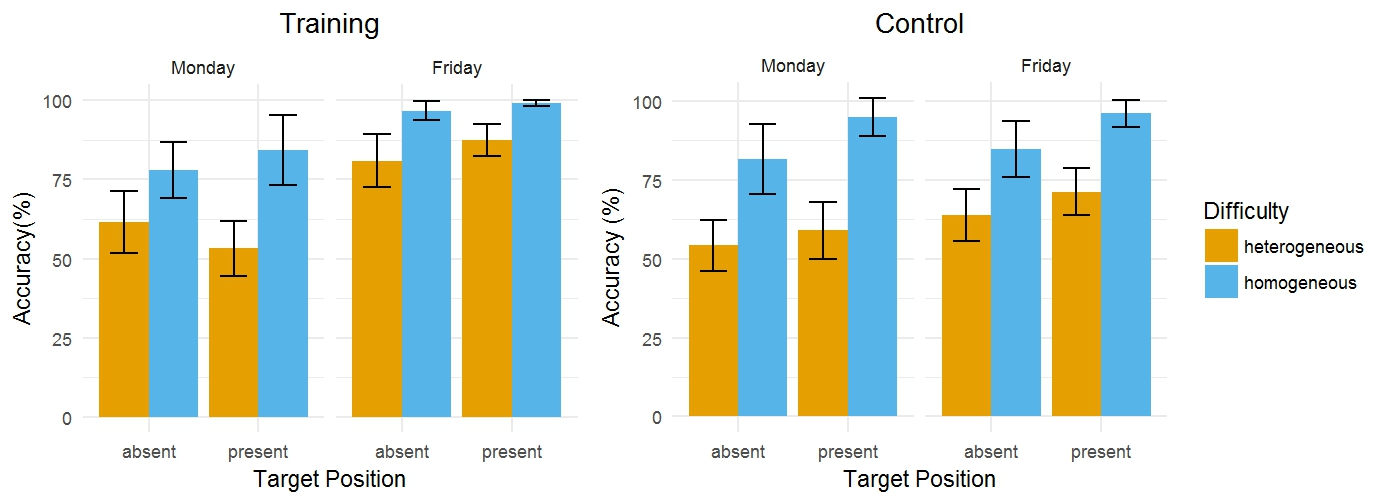

This figure's R source:
library(lme4)
library(ggplot2)
library(scales)
library(dplyr)
library(boot)
library(gridExtra)
library(Hmisc)

cbPalette <- c("#E69F00", "#56B4E9","#B5CB8B")
get_legend<-function(myggplot){
  tmp <- ggplot_gtable(ggplot_build(myggplot))
  leg <- which(sapply(tmp$grobs, function(x) x$name) == "guide-box")
  legend <- tmp$grobs[[leg]]
  return(legend)
}

setwd("C:/Users/r02al13/Documents/GitHub/HemianopiaTraining")

# read in acc data:
print("Processing Acc data")
dat <- read.csv("data/accuracyPeripheralVision.txt", sep="\t")
print("Processing Acc data")
dat <- read.csv("AccuracyControl.txt", sep="\t")
names(dat) = c("subj","session", "trialNum","Difficulty", "targPresent", "targSide","response", "acc")
dat$targPresent = as.factor(dat$targPresent)
levels(dat$targPresent) = c("absent", "present")
dat$subj = as.factor(dat$subj)
dat$session = as.factor(dat$session)
dat$Difficulty= as.factor(dat$Difficulty)
levels(dat$Difficulty) = c("heterogeneous", "homogeneous")
dat$session= as.factor(dat$session)
levels(dat$session) = c("Monday", "Friday")
dat$subj = factor(dat$subj)
# save!!!
saveRDS(dat,file="AccData200ms.Rda")
#saveRDS(dat,file="../data/AccData200ms.Rda")
accdat  = (dat
	%>% group_by(subj, Difficulty, targPresent, session)
	%>% summarise(
		accuracy = mean(acc),
		nTrials = length(acc)))

bci95 =	binconf(accdat$accuracy*accdat$nTrials, accdat$nTrials)
accdat$lower = bci95[,2]
accdat$upper = bci95[,3]
rm(bci95)


accdat2 = (accdat
	%>%group_by(Difficulty, targPresent, session)
	%>% summarise(
		meanAccuracy = mean(accuracy),
		std = sd(accuracy),
		nPeople = length(accuracy),
		stder = std/sqrt(nPeople),
		lower = meanAccuracy - 1.96*stder,
		upper = meanAccuracy + 1.96*stder))

pAcc1 = ggplot(accdat2, aes(x=targPresent, y=100*meanAccuracy, fill=Difficulty))+ geom_bar(stat="identity",position="dodge") + theme_minimal()
pAcc1 = pAcc1 + scale_y_continuous(name="Accuracy(%)") + scale_x_discrete(name="Target Position")+scale_fill_manual(name="Difficulty", values=cbPalette) + facet_wrap(~session)
pAcc1 = pAcc1 + geom_errorbar(position=position_dodge(.9), aes(ymin=(lower)*100,ymax=(upper)*100),width=.5)
pAcc1 = pAcc1 + ggtitle("Training")+ theme(plot.title = element_text(hjust = 0.5))

CONTROL EXPERIMENT
cbPalette <- c("#E69F00", "#56B4E9","#B5CB8B")
setwd("C:/Users/r02al13/Documents/GitHub/HemianopiaTraining/ControlStudyResults/Accuracy200ms")

# read in acc data:
print("Processing Acc data")
dat <- read.csv("AccuracyControl.txt", sep="\t")
names(dat) = c("subj","session", "trialNum","Difficulty", "targPresent", "targSide","response", "acc")
dat$targPresent = as.factor(dat$targPresent)
levels(dat$targPresent) = c("absent", "present")
dat$subj = as.factor(dat$subj)
dat$session = as.factor(dat$session)
dat$Difficulty= as.factor(dat$Difficulty)
levels(dat$Difficulty) = c("heterogeneous", "homogeneous")
dat$session= as.factor(dat$session)
levels(dat$session) = c("Monday", "Friday")
dat$subj = factor(dat$subj)

# save!!!
saveRDS(dat,file="AccData200Control.Rda")
#saveRDS(dat,file="../data/AccData200ms.Rda")

accdat  = (dat
	%>% group_by(subj, Difficulty, targPresent, session)
	%>% summarise(
		accuracy = mean(acc),
		nTrials = length(acc)))

bci95 =	binconf(accdat$accuracy*accdat$nTrials, accdat$nTrials)
accdat$lower = bci95[,2]
accdat$upper = bci95[,3]
rm(bci95)


accdat2 = (accdat
	%>%group_by(Difficulty, targPresent, session)
	%>% summarise(
		meanAccuracy = mean(accuracy),
		std = sd(accuracy),
		nPeople = length(accuracy),
		stder = std/sqrt(nPeople),
		lower = meanAccuracy - 1.96*stder,
		upper = meanAccuracy + 1.96*stder))

pAcc2 = ggplot(accdat2, aes(x=targPresent, y=100*meanAccuracy, fill=Difficulty))+ geom_bar(stat="identity",position="dodge") + theme_minimal()
pAcc2 = pAcc2 + scale_y_continuous(name="Accuracy (%)") + scale_x_discrete(name="Target Position")+scale_fill_manual(name="Difficulty", values=cbPalette) + facet_wrap(~session)
pAcc2 = pAcc2 + geom_errorbar(position=position_dodge(.9), aes(ymin=(lower)*100,ymax=(upper)*100),width=.5)
pAcc2 = pAcc2 + ggtitle("Control")+ theme(plot.title = element_text(hjust = 0.5))
legend<- get_legend(pAcc1)
legend<- get_legend(pAcc2)
pAcc2<- pAcc2+ theme(legend.position="none")
pAcc1<- pAcc1+ theme(legend.position="none")
jpeg(filename = "Accuracy2graphs.jpg",width=1400,height=500, pointsize =5, quality = 1000, bg = "white", res = 150, restoreConsole = TRUE)

grid.arrange(pAcc1,pAcc2,legend,ncol=3,widths=c(8,8, 3))
dev.off()

